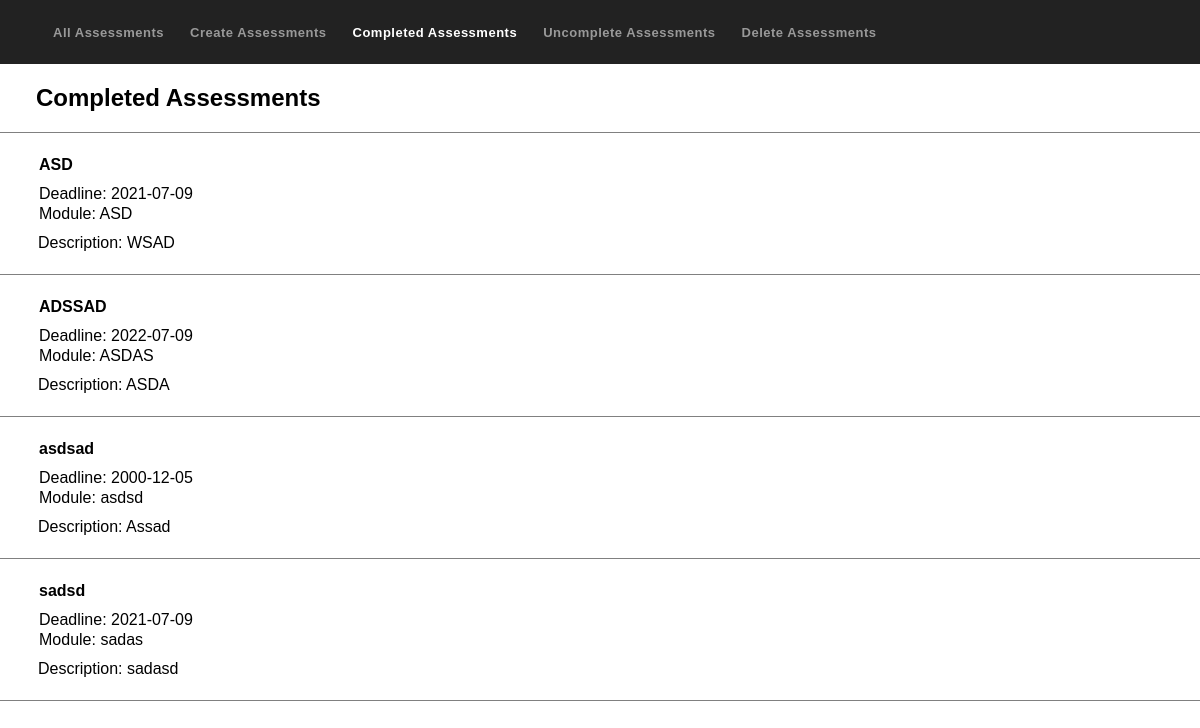
The app's page /Completed_Assessment with its own data.
### app/models.py (models this page shows)
class Property(db.Model):
    id = db.Column(db.Integer, primary_key=True)
    title = db.Column(db.String(100), nullable=False)
    module = db.Column(db.String(100), nullable=False)
    deadline = db.Column(db.Date)
    description = db.Column(db.String(500), nullable=False)
    status = db.Column(db.String(100))
    completed = db.Column(db.Boolean, default=False)

### app/views.py (the view)
@app.route('/Completed_Assessment')
def complete():
    tasks = models.Property.query.filter_by(completed = True).all()
    return render_template('Completed_Assessment.html', tasks = tasks)

### app/templates/Completed_Assessment.html
{% extends 'base.html' %}
{% block styles %}
 <link rel="stylesheet" href="{{ url_for('static', filename='styles/style_others.css') }}">
{% endblock %}
{% block navigation %}
    <li><a href="/">All Assessments</a></li>
    <li><a href="/Create_Assessment">Create Assessments</a></li>
    <li><a class="current" href="/Completed_Assessment">Completed Assessments</a></li>
    <li><a href="/Uncomplete_Assessment">Uncomplete Assessments</a></li>
    <li><a href="/Delete_Assessment">Delete Assessments</a></li>
{% endblock %}
{% block header %}
<div class="line">
    <h2>Completed Assessments</h2>
</div>
{% endblock %}
{% block body %}
    {% for task in tasks %}
        <div class="content">
            <table>
                <tr>
                    <td class="title">{{ task.title }}</td>
                    <td>Deadline: {{ task.deadline }}</td>
                    <td>Module: {{ task.module }}</td>
                    <td class="description">Description: {{ task.description }}</td>
                </tr>
            </table>
        </div>
    {% endfor %}
{% endblock %}

### app/static/styles/base_style.css (style rules this page uses)
* { box-sizing: border-box; }
body { height:8vh; margin:0px; padding:0px; width:100%; font-family: sans-serif; }
.nav-links li { list-style-type: none; }
.nav-links a { color: #999; text-decoration: none; letter-spacing: 0.5px; font-weight: bold; font-size: 13px; margin: 10px 1em 0 1em; white-space: nowrap; }
a.current { color:#fff; }

### app/static/styles/style_others.css (style rules this page uses)
h2 { margin-left: 3%; }
.content { align-items:center; width:100%; padding:20px 0 10px 3%; align-items: center; justify-content: center; border-bottom: 0.5px solid gray; }
td { display:flex; float: left; clear:left; }
.line { border-bottom: 0.5px solid gray; }
.description { padding: 10px 0 10px 0; }
.title { font-weight:bolder; padding-bottom: 10px; }

### records on screen
Property: title "ASD", deadline "2021-07-09", module "ASD", description "WSAD"
Property: title "ADSSAD", deadline "2022-07-09", module "ASDAS", description "ASDA"
Property: title "asdsad", deadline "2000-12-05", module "asdsd", description "Assad"
Property: title "sadsd", deadline "2021-07-09", module "sadas", description "sadasd"
